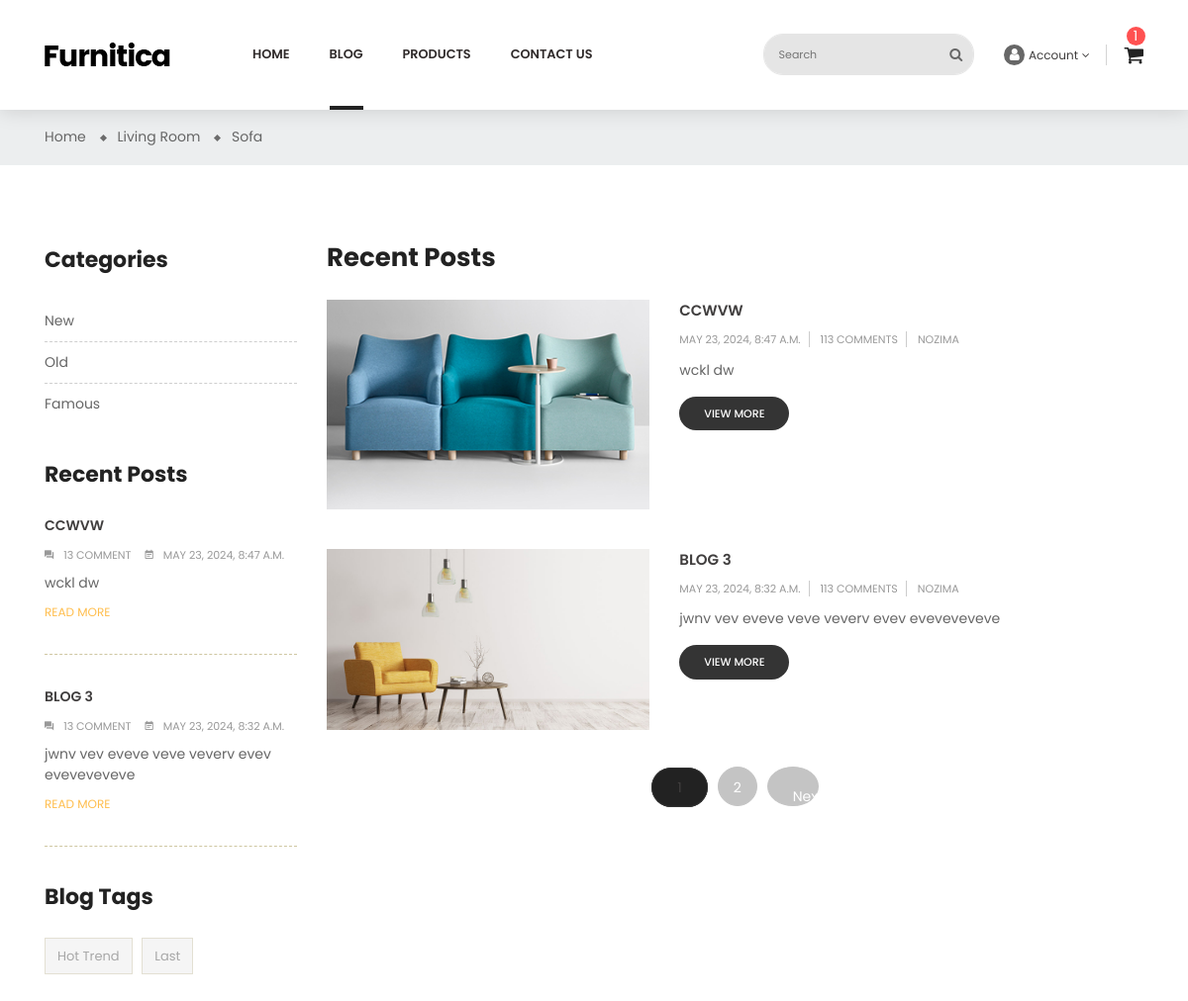
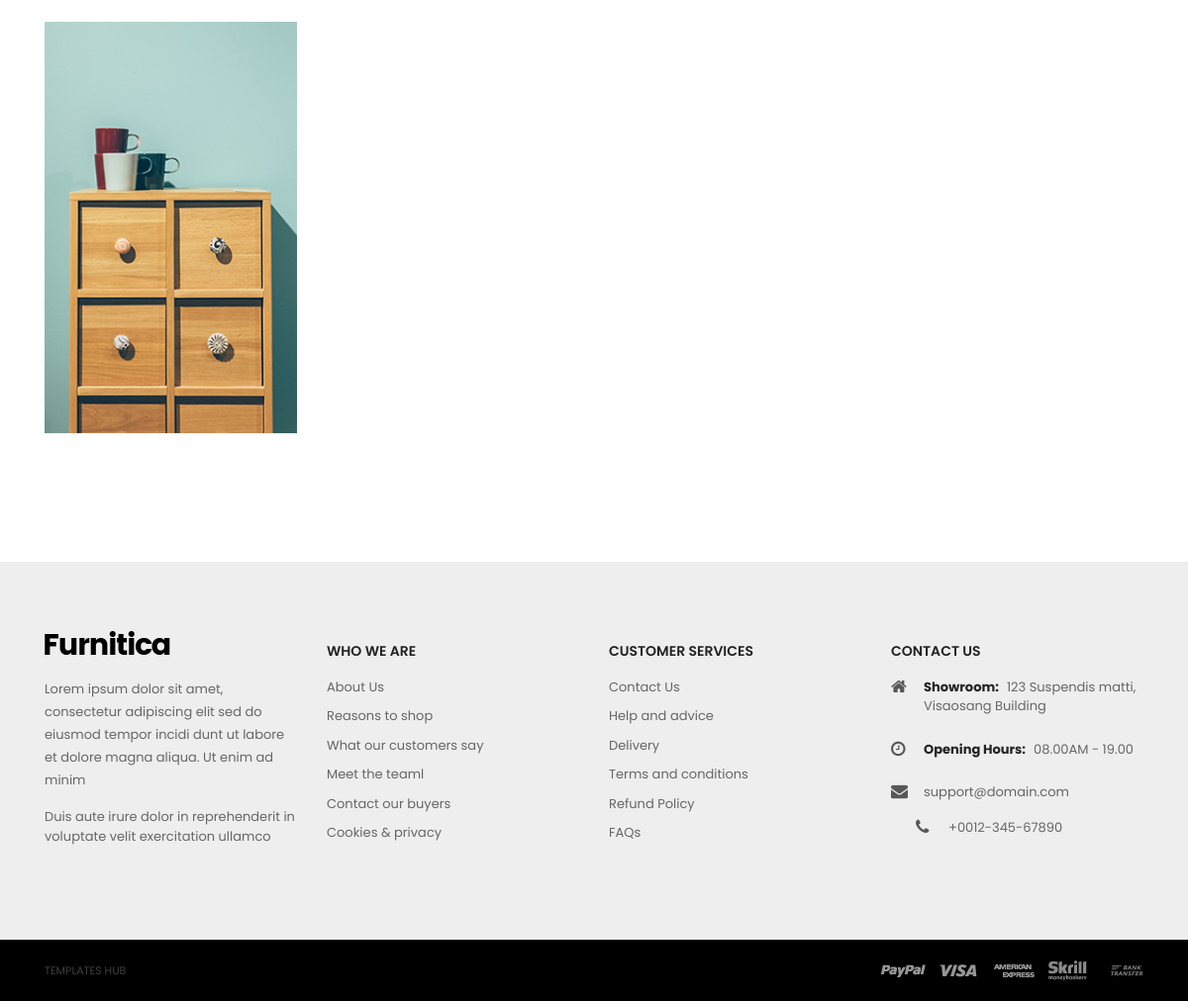
The app's page /blogs/ with its own data (2 pictures, top to bottom).
### blogs/models.py (models this page shows, shortened)
class BlogCategoryModel(models.Model):
    name = models.CharField(max_length=128)
    created_at = models.DateTimeField(auto_now_add=True)
    updated_at = models.DateTimeField(auto_now=True)
    class Meta:
        verbose_name = 'category'
        verbose_name_plural = 'categories'

class BlogModel(models.Model):
    title = models.CharField(max_length=255)
    image = models.ImageField(upload_to='blog-images')
    short_info = models.TextField(null=True)
    content = models.TextField()
    categories = models.ManyToManyField(BlogCategoryModel, related_name='blogs')
    tags = models.ManyToManyField(BlogTagModel, related_name='tags')
    author = models.ForeignKey(AuthorModel, on_delete=models.CASCADE, related_name='blogs')
    test_editor = RichTextUploadingField(null=True, blank=True)
    created_at = models.DateTimeField(auto_now_add=True)
    updated_at = models.DateTimeField(auto_now=True)
    class Meta:
        verbose_name = 'blog'
        verbose_name_plural = 'blogs'

class BlogTagModel(models.Model):
    name = models.CharField(max_length=128)
    created_at = models.DateTimeField(auto_now_add=True)
    updated_at = models.DateTimeField(auto_now=True)
    class Meta:
        verbose_name = 'tag'
        verbose_name_plural = 'tags'

class AuthorModel(models.Model):
    name = models.CharField(max_length=128)
    image = models.ImageField(upload_to='blog-authors')
    about = models.TextField()
    position = models.CharField(max_length=128)
    profession = models.CharField(max_length=128)
    created_at = models.DateTimeField(auto_now_add=True)
    updated_at = models.DateTimeField(auto_now=True)
    class Meta:
        verbose_name = 'author'
        verbose_name_plural = 'authors'

### blogs/views.py (the view)
# urls.py: path('', BlogListView.as_view(), name='list'),
class BlogListView(ListView):
    template_name = 'blogs/blog-list.html'
    context_object_name = 'blogs'
    paginate_by = 2
    def get_queryset(self):
        qs = BlogModel.objects.all().order_by('-pk')
        cat = self.request.GET.get('cat')
        tag = self.request.GET.get('tag')
        if cat:
            qs = qs.filter(categories=cat)
        if tag:
            qs = qs.filter(tags=tag)
        return qs
    def get_context_data(self, *, object_list=None, **kwargs):
        context = super().get_context_data(**kwargs)
        context['categories'] = BlogCategoryModel.objects.all()
        context['tags'] = BlogTagModel.objects.all()
        context['famous_blogs'] = BlogModel.objects.all().order_by('-created_at')[:2]
        return context

### templates/blogs/blog-list.html (shortened to what this page needs)
{% extends 'base.html' %}
{% load static %}
{% block content %}
    <div class="main-content">
        <div id="wrapper-site">
            <div id="content-wrapper">
                <div id="main">
                    <div class="page-home">
                        <nav class="breadcrumb-bg">
                            <div class="container no-index">
                                <div class="breadcrumb">
                                    <ol>
                                        <li>
                                            <a href="#">
                                                <span>Home</span>
                                            </a>
                                        </li>
                                        <li>
                                            <a href="#">
                                                <span>Living Room</span>
                                            </a>
                                        </li>
                                        <li>
                                            <a href="#">
                                                <span>Sofa</span>
                                            </a>
                                        </li>
                                    </ol>
                                </div>
                            </div>
                        </nav>
                        <div class="container">
                            <div class="content">
                                <div class="row">
                                    {% include 'blogs/blog-filter.html' %}
                                    <div class="col-sm-8 col-lg-9 col-md-9 flex-xs-first main-blogs">
                                        <h2>Recent Posts</h2>
                                        {% for blog in blogs %}
                                        <div class="list-content row">
                                            <div class="hover-after col-md-5 col-xs-12">
                                                <a href="{% url 'blogs:detail' pk=blog.id %}">
                                                    <img src="{{ blog.image.url }}" alt="img">
                                                </a>
                                            </div>
                                            <div class="late-item col-md-7 col-xs-12">
                                                <p class="content-title">
                                                    <a href="{% url 'blogs:detail' pk=blog.id %}">{{ blog.title }}</a>
                                                </p>
                                                <p class="post-info">
                                                    <span>{{ blog.created_at }}</span>
                                                    <span>113 Comments</span>
                                                    <span>{{ blog.author.name }}</span>
                                                </p>
                                                <p class="description">{{ blog.short_info }}
                                                </p>
                                                <span class="view-more">
                                                    <a href="{% url 'blogs:detail' pk=blog.id %}">view more</a>
                                                </span>
                                            </div>
                                        </div>
                                        {% endfor %}
                                        <div class="page-list col">
                                            <ul class="justify-content-center d-flex">
                                                {% for page in page_obj.paginator.page_range %}
                                                <li {% if page == page_obj.number %}class="current active"{% endif %}>
                                                    <a rel="nofollow" href="?page={{ page }}" class="disabled js-search-link">
                                                        {{ page }}
                                                    </a>
                                                </li>
                                                {% endfor %}
                                                {% if page_obj.has_next %}
                                                <li>
                                                    <a rel="next" href="?page={{ page_obj.next_page_number }}" class="next disabled js-search-link">
                                                        Next
                                                    </a>
                                                </li>
                                            {% endif %}
                                            </ul>
                                        </div>
                                    </div>
                                </div>
                            </div>
                        </div>
                    </div>
                </div>
            </div>
        </div>
    </div>
{% endblock %}

### templates/blogs/blog-filter.html
{% load static %}
<div class="sidebar-3 sidebar-collection col-lg-3 col-md-3 col-sm-4">
    <div class="sidebar-block">
        <div class="title-block">Categories</div>
        <div class="block-content">
            {% for cat in categories %}
                <div class="cateTitle hasSubCategory open level1">
                    <a {% if 'blogs/detail' in request.path %}
                        href="{% url 'blogs:list' %}?cat={{ cat.pk }}" {% else %}
                        style="cursor: pointer" class="cateItem" onclick="addUrlParameter('cat', '{{ cat.pk }}')"
                    {% endif %}>{{ cat.name }}</a>
                </div>
            {% endfor %}
        </div>
    </div>
    <div class="sidebar-block">
        <div class="title-block">Recent Posts</div>
        <div class="post-item-content">
            {% for blog in famous_blogs %}
                <div>
                    <div class="late-item first-child">
                        <a href="{% url 'blogs:detail' pk=blog.id %}">
                            <p class="content-title">{{ blog.title }}</p>
                        </a>
                        <span>
                                                            <i class="zmdi zmdi-comments"></i>13 comment
                                                        </span>
                        <span>
                                                            <i class="zmdi zmdi-calendar-note"></i>{{ blog.created_at }}
                                                        </span>
                        <p class="description">{{ blog.short_info }}
                        </p>
                        <p class="remove">
                            <a href="{% url 'blogs:detail' pk=blog.id %}">READ MORE</a>
                        </p>
                    </div>
                </div>
            {% endfor %}
        </div>
    </div>
    <div class="sidebar-block product-tags">
        <div class="title-block">
            Blog Tags
        </div>
        <div class="block-content">
            <ul class="listSidebarBlog list-unstyled">
                {% for tag in tags %}
                    <li>
                        <a{% if '/blogs/detail' in  request.path %}
                            href="{% url 'blogs:list' %}?tag={{ tag.pk }}" {% else %}
                            style="cursor: pointer" onclick="addUrlParameter('tag', '{{ tag.pk }}')"
                        {% endif %}
                           title="Show products matching tag Hot Trend">{{ tag.name }}</a>
                    </li>
                {% endfor %}
            </ul>
        </div>
    </div>
    <div class="sidebar-block group-image-special">
        <div class="effect">
            <a href="#">
                <img class="img-fluid" src="{% static 'img/blog/advertising.jpg' %}" alt="banner-2" title="banner-2">
            </a>
        </div>
    </div>
</div>

### records on screen
BlogCategoryModel: name "New"
BlogCategoryModel: name "Old"
BlogCategoryModel: name "Famous"
BlogModel: title "CCWVW", created_at "MAY 23, 2024, 8:47 A.M.", short_info "wckl dw", image (picture), author.name "NOZIMA"
BlogModel: title "BLOG 3", created_at "MAY 23, 2024, 8:32 A.M.", short_info "jwnv vev eveve veve veverv evev eveveveveve", image (picture), author.name "NOZIMA"
BlogTagModel: name "Hot Trend"
BlogTagModel: name "Last"

### other values on screen
{{ page }} "1" "2"
